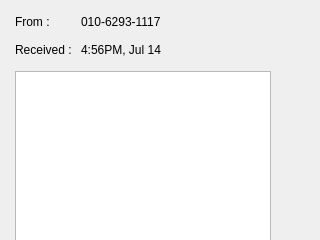
<?xml version="1.0" encoding="UTF-8"?>
<ui version="4.0">
 <class>MessageInfo</class>
 <widget class="QWidget" name="MessageInfo">
  <property name="geometry">
   <rect>
    <x>0</x>
    <y>0</y>
    <width>320</width>
    <height>240</height>
   </rect>
  </property>
  <property name="windowTitle">
   <string>Form</string>
  </property>
  <widget class="QWidget" name="gridLayoutWidget">
   <property name="geometry">
    <rect>
     <x>9</x>
     <y>9</y>
     <width>301</width>
     <height>221</height>
    </rect>
   </property>
   <layout class="QGridLayout" name="SMSLayout">
    <property name="sizeConstraint">
     <enum>QLayout::SetFixedSize</enum>
    </property>
    <property name="leftMargin">
     <number>6</number>
    </property>
    <property name="topMargin">
     <number>6</number>
    </property>
    <property name="rightMargin">
     <number>6</number>
    </property>
    <property name="bottomMargin">
     <number>6</number>
    </property>
    <item row="1" column="2" colspan="2">
     <widget class="QLabel" name="lRecievedTime">
      <property name="sizePolicy">
       <sizepolicy hsizetype="Fixed" vsizetype="Fixed">
        <horstretch>0</horstretch>
        <verstretch>0</verstretch>
       </sizepolicy>
      </property>
      <property name="minimumSize">
       <size>
        <width>100</width>
        <height>30</height>
       </size>
      </property>
      <property name="text">
       <string>4:56PM, Jul 14</string>
      </property>
      <property name="alignment">
       <set>Qt::AlignLeading|Qt::AlignLeft|Qt::AlignVCenter</set>
      </property>
     </widget>
    </item>
    <item row="0" column="1">
     <widget class="QLabel" name="label">
      <property name="sizePolicy">
       <sizepolicy hsizetype="Fixed" vsizetype="Fixed">
        <horstretch>0</horstretch>
        <verstretch>0</verstretch>
       </sizepolicy>
      </property>
      <property name="text">
       <string>From : </string>
      </property>
     </widget>
    </item>
    <item row="0" column="2" colspan="2">
     <widget class="QLabel" name="lPhoneNumber">
      <property name="sizePolicy">
       <sizepolicy hsizetype="Fixed" vsizetype="Fixed">
        <horstretch>0</horstretch>
        <verstretch>0</verstretch>
       </sizepolicy>
      </property>
      <property name="text">
       <string>010-6293-1117</string>
      </property>
     </widget>
    </item>
    <item row="1" column="1">
     <widget class="QLabel" name="label_2">
      <property name="sizePolicy">
       <sizepolicy hsizetype="Fixed" vsizetype="Fixed">
        <horstretch>0</horstretch>
        <verstretch>0</verstretch>
       </sizepolicy>
      </property>
      <property name="text">
       <string>Received : </string>
      </property>
     </widget>
    </item>
    <item row="2" column="1" colspan="3">
     <widget class="QTextEdit" name="message">
      <property name="sizePolicy">
       <sizepolicy hsizetype="Expanding" vsizetype="Fixed">
        <horstretch>0</horstretch>
        <verstretch>0</verstretch>
       </sizepolicy>
      </property>
      <property name="readOnly">
       <bool>true</bool>
      </property>
     </widget>
    </item>
   </layout>
  </widget>
 </widget>
 <resources/>
 <connections/>
</ui>
